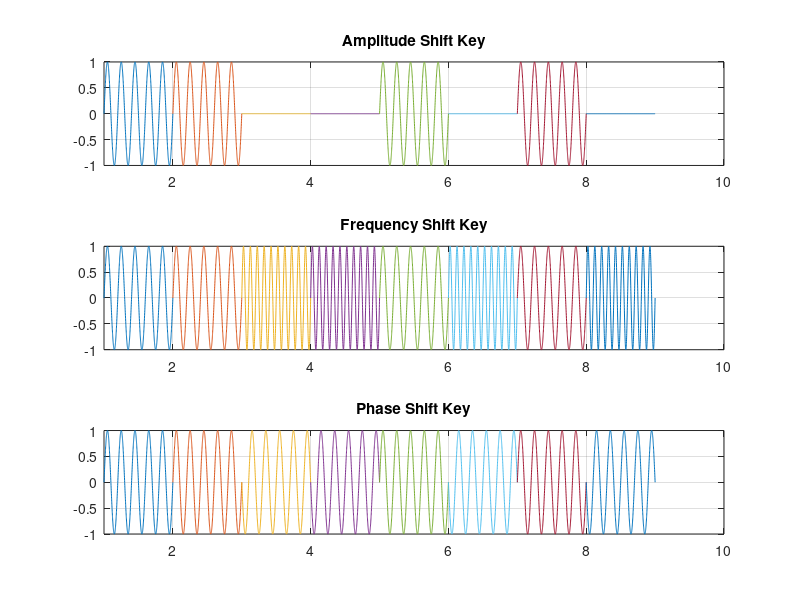

Here is the MATLAB script that generated this plot:
close all;
clc;
f=5;
f2=10;
x=[ 1 1 0 0 1 0 1 0];
nx=size(x,2);
i=1;
while i<nx+1
    t=i:0.001:i+1;
    if x(i)==1
        ask=sin(2*pi*f*t);
        fsk=sin(2*pi*f*t);
        psk=sin(2*pi*f*t);
    else 
        ask=zeros(size(t));
        fsk=sin(2*pi*f2*t);
        psk=sin(2*pi*f*t+pi);
    end
    subplot(3,1,1);
    plot(t,ask);
    hold on;
    grid on;
    title('Amplitude Shift Key');
    axis([1 10 -1 1]);
    subplot(3,1,2);
    plot(t,fsk);
    hold on;
    grid on;
    title('Frequency Shift Key');
    axis([1 10 -1 1]);
    subplot(3,1,3);
    plot(t,psk);
    hold on;
    grid on;
    title('Phase Shift Key');
    axis([1 10 -1 1]);
    i=i+1;
end